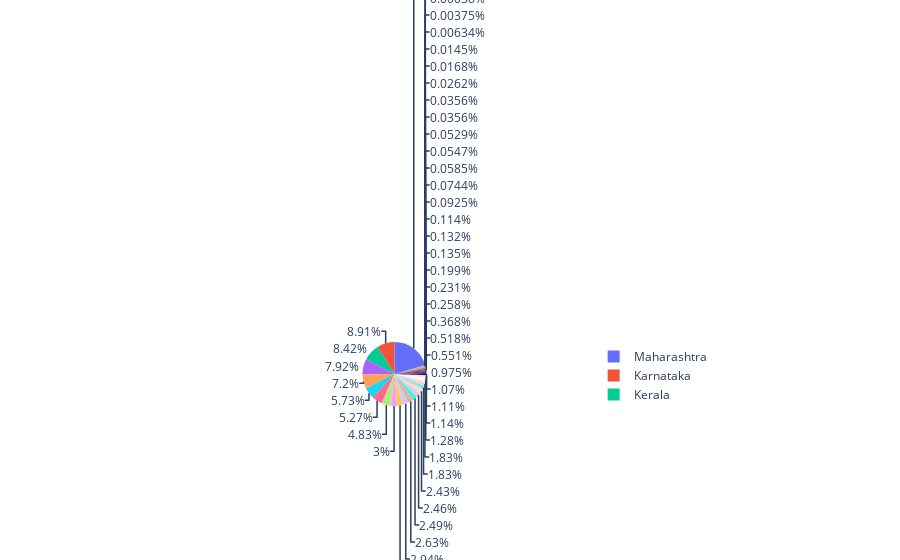

The code cell stored with this chart in its notebook:
### Code cell
fig_pie=px.pie(data_frame=df, names="State", values="Confirmed")
fig_pie.show()

### Figure 1 — Plotly figure (JSON) as saved in the notebook; plotly's stock layout.template omitted (floating-point values rounded to 4 significant figures; data arrays with more than 128 entries replaced by an {"elided": "..."} marker saying what was removed)
{"data": [{"domain": {"x": [0, 1], "y": [0, 1]}, "hovertemplate": "State=%{label}<br>Confirmed=%{value}<extra></extra>", "labels": {"elided": "18110 str values"}, "legendgroup": "", "name": "", "showlegend": true, "type": "pie", "values": {"elided": "18110 int values"}}], "layout": {"autosize": true, "legend": {"tracegroupgap": 0}, "margin": {"t": 60}}}
